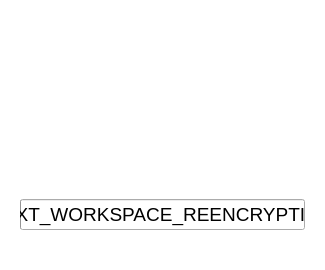
<?xml version="1.0" encoding="UTF-8"?>
<ui version="4.0">
 <class>WorkspaceButton</class>
 <widget class="QWidget" name="WorkspaceButton">
  <property name="geometry">
   <rect>
    <x>0</x>
    <y>0</y>
    <width>325</width>
    <height>270</height>
   </rect>
  </property>
  <property name="minimumSize">
   <size>
    <width>325</width>
    <height>270</height>
   </size>
  </property>
  <property name="maximumSize">
   <size>
    <width>325</width>
    <height>270</height>
   </size>
  </property>
  <property name="font">
   <font>
    <pointsize>14</pointsize>
   </font>
  </property>
  <property name="windowTitle">
   <string>Form</string>
  </property>
  <property name="accessibleDescription">
   <string/>
  </property>
  <property name="styleSheet">
   <string notr="true">QWidget#WorkspaceButton {
	border-radius: 8px;
	background-color: #FFFFFF;
}

QWidget#widget {
	background-color: #FFFFFF;
	border-radius: 8px;
}

QPushButton {
	border: 0;
	background-color: none;
}

QWidget#widget_actions {
	background-color: #FFFFFF;
	border-bottom-left-radius: 8px;
	border-bottom-right-radius: 8px;
}

QWidget#widget_title {
	background-color: #FFFFFF;
	border-top-left-radius: 8px;
	border-top-right-radius: 8px;
}

#file1_name, #file2_name, #file3_name, #file4_name {
	color: #808080;
}

#label_role {
	color: #999999;
}</string>
  </property>
  <layout class="QVBoxLayout" name="verticalLayout">
   <property name="leftMargin">
    <number>0</number>
   </property>
   <property name="topMargin">
    <number>0</number>
   </property>
   <property name="rightMargin">
    <number>0</number>
   </property>
   <property name="bottomMargin">
    <number>0</number>
   </property>
   <item>
    <widget class="QWidget" name="widget" native="true">
     <layout class="QVBoxLayout" name="verticalLayout_2">
      <property name="spacing">
       <number>0</number>
      </property>
      <property name="leftMargin">
       <number>0</number>
      </property>
      <property name="topMargin">
       <number>0</number>
      </property>
      <property name="rightMargin">
       <number>0</number>
      </property>
      <property name="bottomMargin">
       <number>0</number>
      </property>
      <item>
       <widget class="QWidget" name="widget_title" native="true">
        <property name="minimumSize">
         <size>
          <width>0</width>
          <height>70</height>
         </size>
        </property>
        <property name="maximumSize">
         <size>
          <width>16777215</width>
          <height>70</height>
         </size>
        </property>
        <property name="styleSheet">
         <string notr="true"/>
        </property>
        <layout class="QHBoxLayout" name="horizontalLayout">
         <property name="spacing">
          <number>15</number>
         </property>
         <property name="leftMargin">
          <number>20</number>
         </property>
         <property name="topMargin">
          <number>0</number>
         </property>
         <property name="rightMargin">
          <number>20</number>
         </property>
         <property name="bottomMargin">
          <number>0</number>
         </property>
         <item>
          <layout class="QVBoxLayout" name="verticalLayout_4">
           <property name="spacing">
            <number>5</number>
           </property>
           <property name="topMargin">
            <number>10</number>
           </property>
           <item>
            <widget class="QLabel" name="label_title">
             <property name="font">
              <font>
               <pointsize>12</pointsize>
               <weight>75</weight>
               <bold>true</bold>
              </font>
             </property>
             <property name="text">
              <string/>
             </property>
            </widget>
           </item>
           <item>
            <layout class="QHBoxLayout" name="horizontalLayout_4">
             <property name="spacing">
              <number>0</number>
             </property>
             <property name="rightMargin">
              <number>0</number>
             </property>
             <item>
              <widget class="QWidget" name="badge_widget" native="true">
               <layout class="QHBoxLayout" name="horizontalLayout_5">
                <property name="spacing">
                 <number>0</number>
                </property>
                <property name="leftMargin">
                 <number>0</number>
                </property>
                <property name="topMargin">
                 <number>0</number>
                </property>
                <property name="rightMargin">
                 <number>0</number>
                </property>
                <property name="bottomMargin">
                 <number>0</number>
                </property>
                <item>
                 <widget class="QLabel" name="label_role">
                  <property name="font">
                   <font>
                    <pointsize>9</pointsize>
                    <weight>75</weight>
                    <bold>true</bold>
                   </font>
                  </property>
                 </widget>
                </item>
               </layout>
              </widget>
             </item>
             <item>
              <spacer name="horizontalSpacer">
               <property name="orientation">
                <enum>Qt::Horizontal</enum>
               </property>
               <property name="sizeHint" stdset="0">
                <size>
                 <width>40</width>
                 <height>20</height>
                </size>
               </property>
              </spacer>
             </item>
            </layout>
           </item>
          </layout>
         </item>
         <item>
          <widget class="IconLabel" name="label_shared">
           <property name="minimumSize">
            <size>
             <width>24</width>
             <height>24</height>
            </size>
           </property>
           <property name="maximumSize">
            <size>
             <width>24</width>
             <height>24</height>
            </size>
           </property>
           <property name="toolTip">
            <string>TEXT_WORKSPACE_IS_SHARED_TOOLTIP</string>
           </property>
           <property name="text">
            <string/>
           </property>
           <property name="pixmap">
            <pixmap resource="../rc/resources.qrc">:/icons/images/material/folder_shared.svg</pixmap>
           </property>
           <property name="scaledContents">
            <bool>true</bool>
           </property>
           <property name="color" stdset="0">
            <color>
             <red>140</red>
             <green>140</green>
             <blue>150</blue>
            </color>
           </property>
          </widget>
         </item>
         <item>
          <widget class="IconLabel" name="label_owner">
           <property name="minimumSize">
            <size>
             <width>24</width>
             <height>24</height>
            </size>
           </property>
           <property name="maximumSize">
            <size>
             <width>24</width>
             <height>24</height>
            </size>
           </property>
           <property name="toolTip">
            <string>TEXT_WORKSPACE_IS_OWNER_TOOLTIP</string>
           </property>
           <property name="text">
            <string/>
           </property>
           <property name="pixmap">
            <pixmap resource="../rc/resources.qrc">:/icons/images/material/grade.svg</pixmap>
           </property>
           <property name="scaledContents">
            <bool>true</bool>
           </property>
           <property name="color" stdset="0">
            <color>
             <red>140</red>
             <green>140</green>
             <blue>150</blue>
            </color>
           </property>
          </widget>
         </item>
        </layout>
       </widget>
      </item>
      <item>
       <widget class="QWidget" name="widget_files" native="true">
        <property name="styleSheet">
         <string notr="true"/>
        </property>
        <layout class="QFormLayout" name="formLayout">
         <property name="horizontalSpacing">
          <number>10</number>
         </property>
         <property name="verticalSpacing">
          <number>10</number>
         </property>
         <property name="leftMargin">
          <number>20</number>
         </property>
         <property name="topMargin">
          <number>20</number>
         </property>
         <property name="rightMargin">
          <number>20</number>
         </property>
         <property name="bottomMargin">
          <number>15</number>
         </property>
         <item row="0" column="0">
          <widget class="QLabel" name="file1_icon">
           <property name="minimumSize">
            <size>
             <width>20</width>
             <height>20</height>
            </size>
           </property>
           <property name="maximumSize">
            <size>
             <width>20</width>
             <height>20</height>
            </size>
           </property>
           <property name="text">
            <string/>
           </property>
           <property name="scaledContents">
            <bool>true</bool>
           </property>
          </widget>
         </item>
         <item row="0" column="1">
          <widget class="QLabel" name="file1_name">
           <property name="text">
            <string/>
           </property>
          </widget>
         </item>
         <item row="1" column="0">
          <widget class="QLabel" name="file2_icon">
           <property name="minimumSize">
            <size>
             <width>20</width>
             <height>20</height>
            </size>
           </property>
           <property name="maximumSize">
            <size>
             <width>20</width>
             <height>20</height>
            </size>
           </property>
           <property name="text">
            <string/>
           </property>
           <property name="scaledContents">
            <bool>true</bool>
           </property>
          </widget>
         </item>
         <item row="1" column="1">
          <widget class="QLabel" name="file2_name">
           <property name="text">
            <string/>
           </property>
          </widget>
         </item>
         <item row="2" column="0">
          <widget class="QLabel" name="file3_icon">
           <property name="minimumSize">
            <size>
             <width>20</width>
             <height>20</height>
            </size>
           </property>
           <property name="maximumSize">
            <size>
             <width>20</width>
             <height>20</height>
            </size>
           </property>
           <property name="text">
            <string/>
           </property>
           <property name="scaledContents">
            <bool>true</bool>
           </property>
          </widget>
         </item>
         <item row="2" column="1">
          <widget class="QLabel" name="file3_name">
           <property name="text">
            <string/>
           </property>
          </widget>
         </item>
         <item row="3" column="0">
          <widget class="QLabel" name="file4_icon">
           <property name="minimumSize">
            <size>
             <width>20</width>
             <height>20</height>
            </size>
           </property>
           <property name="maximumSize">
            <size>
             <width>20</width>
             <height>20</height>
            </size>
           </property>
           <property name="text">
            <string/>
           </property>
           <property name="scaledContents">
            <bool>true</bool>
           </property>
          </widget>
         </item>
         <item row="3" column="1">
          <widget class="QLabel" name="file4_name">
           <property name="text">
            <string/>
           </property>
          </widget>
         </item>
        </layout>
       </widget>
      </item>
      <item>
       <widget class="QWidget" name="widget_empty" native="true">
        <layout class="QVBoxLayout" name="verticalLayout_3">
         <property name="leftMargin">
          <number>0</number>
         </property>
         <property name="topMargin">
          <number>0</number>
         </property>
         <property name="rightMargin">
          <number>0</number>
         </property>
         <property name="bottomMargin">
          <number>0</number>
         </property>
        </layout>
       </widget>
      </item>
      <item>
       <widget class="QWidget" name="widget_reencryption" native="true">
        <layout class="QHBoxLayout" name="horizontalLayout_3">
         <property name="spacing">
          <number>0</number>
         </property>
         <property name="leftMargin">
          <number>20</number>
         </property>
         <property name="topMargin">
          <number>0</number>
         </property>
         <property name="rightMargin">
          <number>20</number>
         </property>
         <property name="bottomMargin">
          <number>0</number>
         </property>
         <item>
          <widget class="QProgressBar" name="progress_reencryption">
           <property name="value">
            <number>0</number>
           </property>
           <property name="format">
            <string>TEXT_WORKSPACE_REENCRYPTION</string>
           </property>
          </widget>
         </item>
        </layout>
       </widget>
      </item>
      <item>
       <widget class="QWidget" name="widget_actions" native="true">
        <property name="minimumSize">
         <size>
          <width>0</width>
          <height>40</height>
         </size>
        </property>
        <property name="maximumSize">
         <size>
          <width>16777215</width>
          <height>40</height>
         </size>
        </property>
        <property name="styleSheet">
         <string notr="true"/>
        </property>
        <layout class="QHBoxLayout" name="horizontalLayout_2">
         <property name="spacing">
          <number>10</number>
         </property>
         <property name="leftMargin">
          <number>20</number>
         </property>
         <property name="topMargin">
          <number>0</number>
         </property>
         <property name="rightMargin">
          <number>20</number>
         </property>
         <property name="bottomMargin">
          <number>0</number>
         </property>
         <item>
          <spacer name="horizontalSpacer_2">
           <property name="orientation">
            <enum>Qt::Horizontal</enum>
           </property>
           <property name="sizeHint" stdset="0">
            <size>
             <width>40</width>
             <height>20</height>
            </size>
           </property>
          </spacer>
         </item>
         <item>
          <widget class="Button" name="button_open">
           <property name="minimumSize">
            <size>
             <width>32</width>
             <height>32</height>
            </size>
           </property>
           <property name="maximumSize">
            <size>
             <width>32</width>
             <height>32</height>
            </size>
           </property>
           <property name="cursor">
            <cursorShape>PointingHandCursor</cursorShape>
           </property>
           <property name="toolTip">
            <string>TEXT_WORKSPACE_OPEN_WORKSPACE_TOOLTIP</string>
           </property>
           <property name="text">
            <string/>
           </property>
           <property name="icon">
            <iconset resource="../rc/resources.qrc">
             <normaloff>:/icons/images/material/open_in_browser.svg</normaloff>:/icons/images/material/open_in_browser.svg</iconset>
           </property>
           <property name="iconSize">
            <size>
             <width>24</width>
             <height>24</height>
            </size>
           </property>
           <property name="flat">
            <bool>true</bool>
           </property>
           <property name="color" stdset="0">
            <color>
             <red>140</red>
             <green>140</green>
             <blue>150</blue>
            </color>
           </property>
          </widget>
         </item>
         <item>
          <widget class="Button" name="button_rename">
           <property name="minimumSize">
            <size>
             <width>32</width>
             <height>32</height>
            </size>
           </property>
           <property name="maximumSize">
            <size>
             <width>32</width>
             <height>32</height>
            </size>
           </property>
           <property name="cursor">
            <cursorShape>PointingHandCursor</cursorShape>
           </property>
           <property name="toolTip">
            <string>TEXT_WORKSPACE_RENAME_TOOLTIP</string>
           </property>
           <property name="text">
            <string/>
           </property>
           <property name="icon">
            <iconset resource="../rc/resources.qrc">
             <normaloff>:/icons/images/material/create.svg</normaloff>:/icons/images/material/create.svg</iconset>
           </property>
           <property name="iconSize">
            <size>
             <width>24</width>
             <height>24</height>
            </size>
           </property>
           <property name="flat">
            <bool>true</bool>
           </property>
           <property name="color" stdset="0">
            <color>
             <red>140</red>
             <green>140</green>
             <blue>150</blue>
            </color>
           </property>
          </widget>
         </item>
         <item>
          <widget class="Button" name="button_share">
           <property name="minimumSize">
            <size>
             <width>32</width>
             <height>32</height>
            </size>
           </property>
           <property name="maximumSize">
            <size>
             <width>32</width>
             <height>32</height>
            </size>
           </property>
           <property name="cursor">
            <cursorShape>PointingHandCursor</cursorShape>
           </property>
           <property name="toolTip">
            <string>TEXT_WORKSPACE_OPEN_SHARING_TOOLTIP</string>
           </property>
           <property name="text">
            <string/>
           </property>
           <property name="icon">
            <iconset resource="../rc/resources.qrc">
             <normaloff>:/icons/images/material/share.svg</normaloff>:/icons/images/material/share.svg</iconset>
           </property>
           <property name="iconSize">
            <size>
             <width>24</width>
             <height>24</height>
            </size>
           </property>
           <property name="flat">
            <bool>true</bool>
           </property>
           <property name="color" stdset="0">
            <color>
             <red>140</red>
             <green>140</green>
             <blue>150</blue>
            </color>
           </property>
          </widget>
         </item>
         <item>
          <widget class="Button" name="button_remount_ts">
           <property name="minimumSize">
            <size>
             <width>32</width>
             <height>32</height>
            </size>
           </property>
           <property name="maximumSize">
            <size>
             <width>32</width>
             <height>32</height>
            </size>
           </property>
           <property name="cursor">
            <cursorShape>PointingHandCursor</cursorShape>
           </property>
           <property name="toolTip">
            <string>TEXT_WORKSPACE_REMOUNT_TIMESTAMPED_TOOLTIP</string>
           </property>
           <property name="text">
            <string/>
           </property>
           <property name="icon">
            <iconset resource="../rc/resources.qrc">
             <normaloff>:/icons/images/material/date_range.svg</normaloff>:/icons/images/material/date_range.svg</iconset>
           </property>
           <property name="iconSize">
            <size>
             <width>24</width>
             <height>24</height>
            </size>
           </property>
           <property name="flat">
            <bool>true</bool>
           </property>
           <property name="color" stdset="0">
            <color>
             <red>140</red>
             <green>140</green>
             <blue>150</blue>
            </color>
           </property>
          </widget>
         </item>
         <item>
          <widget class="Button" name="button_reencrypt">
           <property name="minimumSize">
            <size>
             <width>32</width>
             <height>32</height>
            </size>
           </property>
           <property name="maximumSize">
            <size>
             <width>32</width>
             <height>32</height>
            </size>
           </property>
           <property name="cursor">
            <cursorShape>PointingHandCursor</cursorShape>
           </property>
           <property name="toolTip">
            <string>TEXT_WORKSPACE_REENCRYPT_WORKSPACE_TOOLTIP</string>
           </property>
           <property name="text">
            <string/>
           </property>
           <property name="icon">
            <iconset resource="../rc/resources.qrc">
             <normaloff>:/icons/images/material/lock_outline.svg</normaloff>:/icons/images/material/lock_outline.svg</iconset>
           </property>
           <property name="iconSize">
            <size>
             <width>32</width>
             <height>32</height>
            </size>
           </property>
           <property name="flat">
            <bool>true</bool>
           </property>
           <property name="color" stdset="0">
            <color>
             <red>244</red>
             <green>67</green>
             <blue>54</blue>
            </color>
           </property>
          </widget>
         </item>
         <item>
          <widget class="Button" name="button_delete">
           <property name="minimumSize">
            <size>
             <width>32</width>
             <height>32</height>
            </size>
           </property>
           <property name="maximumSize">
            <size>
             <width>32</width>
             <height>32</height>
            </size>
           </property>
           <property name="cursor">
            <cursorShape>PointingHandCursor</cursorShape>
           </property>
           <property name="toolTip">
            <string>TEXT_WORKSPACE_DELETE_WORKSPACE_TOOLTIP</string>
           </property>
           <property name="text">
            <string/>
           </property>
           <property name="icon">
            <iconset resource="../rc/resources.qrc">
             <normaloff>:/icons/images/material/delete.svg</normaloff>:/icons/images/material/delete.svg</iconset>
           </property>
           <property name="iconSize">
            <size>
             <width>24</width>
             <height>24</height>
            </size>
           </property>
           <property name="flat">
            <bool>true</bool>
           </property>
           <property name="color" stdset="0">
            <color>
             <red>140</red>
             <green>140</green>
             <blue>150</blue>
            </color>
           </property>
          </widget>
         </item>
        </layout>
       </widget>
      </item>
     </layout>
    </widget>
   </item>
  </layout>
 </widget>
 <customwidgets>
  <customwidget>
   <class>IconLabel</class>
   <extends>QLabel</extends>
   <header>guardata.client.gui.custom_widgets</header>
  </customwidget>
  <customwidget>
   <class>Button</class>
   <extends>QPushButton</extends>
   <header>guardata.client.gui.custom_widgets</header>
  </customwidget>
 </customwidgets>
 <resources>
  <include location="../rc/resources.qrc"/>
 </resources>
 <connections/>
</ui>
